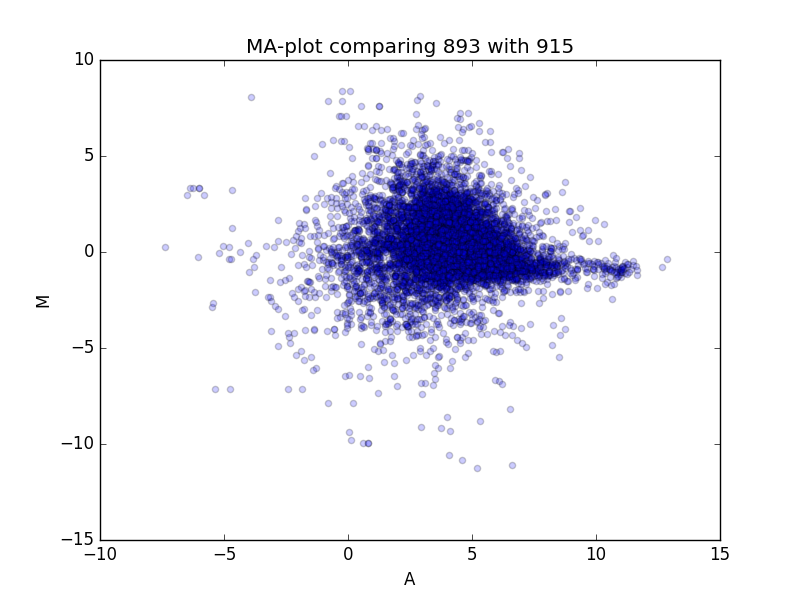

The Python source for this figure:
#!/usr/bin/env python

"""
User can use this program to compare two SRR files against each other in an
MA-plot. SRR files should be added in the command line in any order.
"""

import sys
import pandas as pd
import matplotlib.pyplot as plt
import numpy as np

df_ctab893 = pd.read_table(sys.argv[1])
df_ctab915 = pd.read_table(sys.argv[2])

df_roi1 = df_ctab893[ "FPKM" ] 

x = df_roi1.values

df_roi2 = df_ctab915[ "FPKM" ]

y = df_roi2.values

m = np.log2(x/y)
a = (np.log2(x*y))/2

plt.figure()
plt.scatter(a, m, alpha=0.2)
plt.title("MA-plot comparing 893 with 915")
plt.xlabel("A")
plt.ylabel("M")
plt.savefig("homework3.png")
plt.close